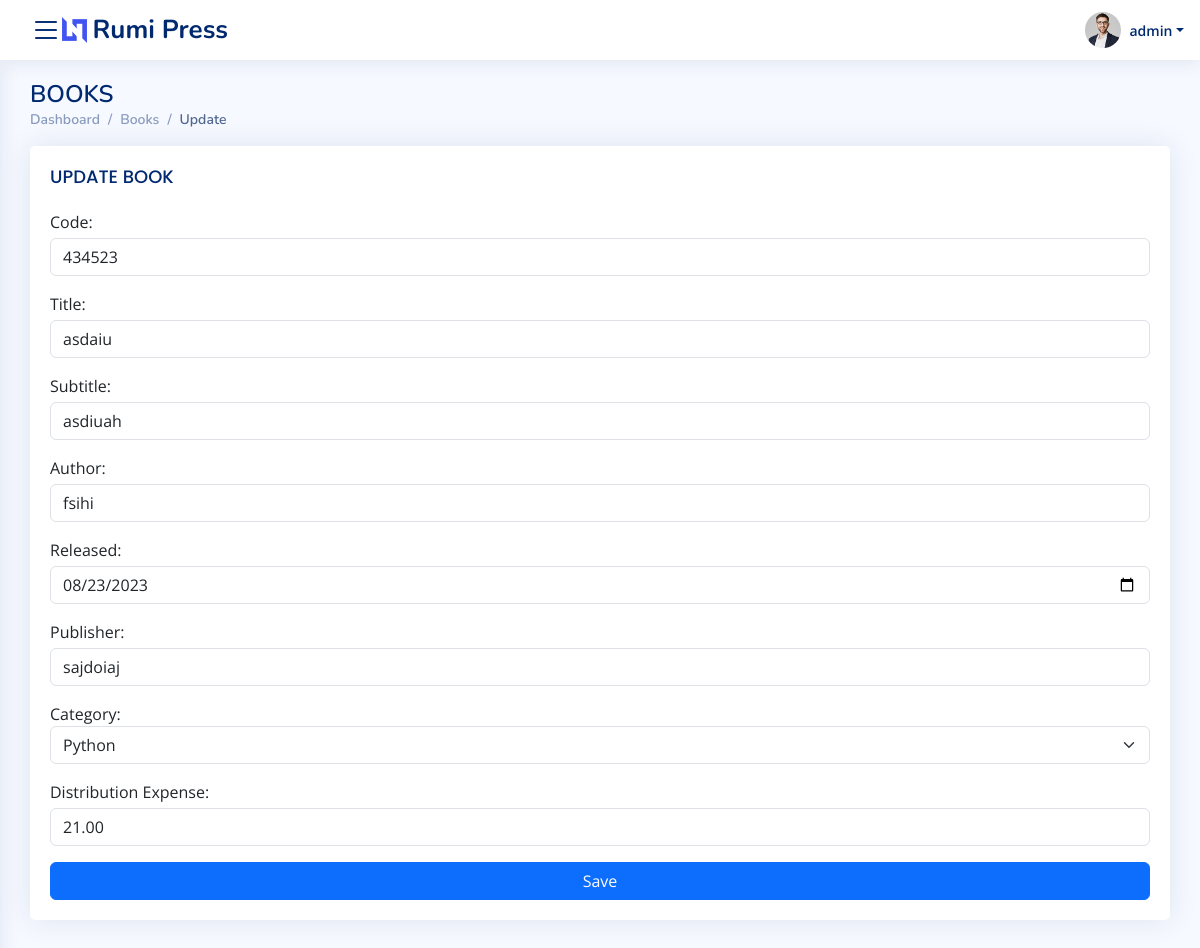
The app's page /books/2/update/ (signed in), older data.
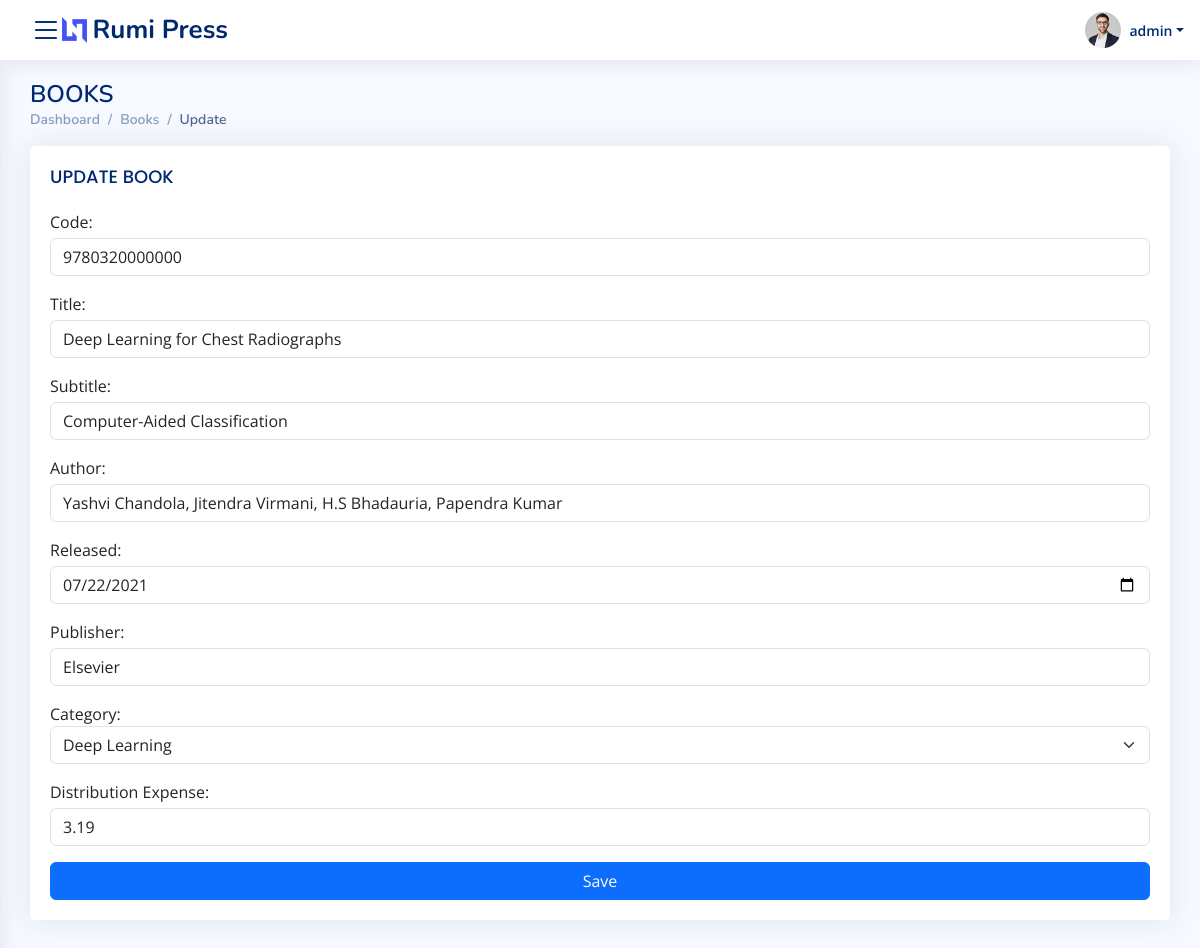
The same page, newer data.
### tracker/models.py (models this page shows)
class Books(models.Model):
    book_code=models.IntegerField()
    title=models.CharField(max_length=255)
    subtitle=models.CharField(max_length=255, null=True)
    author=models.CharField(max_length=255)
    publishing_date=models.DateField()
    publisher=models.CharField(max_length=255)
    category=models.ForeignKey(Categories, on_delete=models.CASCADE)
    user=models.ForeignKey(User, on_delete=models.CASCADE, related_name='user_reg')
    date=models.DateField(auto_now=True)
    distribution_expense=models.DecimalField(max_digits=6, decimal_places=2)
    active=models.BooleanField(default=True)

### tracker/views.py (the view, shortened to what this page needs)
# urls.py: path('books/<int:pk>/update/', views.update_book, name='update_book'),
@login_required
def update_book(request, pk):
    books=Books.objects.filter(pk=pk, active=True).all().values()
    if request.method=='GET':
        return render(request, 'books/books_update.html',{'books':books,'categories':categories})

### templates/books/books_update.html (shortened to what the changed rows need)
{% extends 'base.html'%}
{% block content %}
<main id="main" class="main">
    <div class="pagetitle">
      <h1>BOOKS</h1>
    </div>
    <section class="section">
    <div class="row">
        <div class="col-lg-12">
          <div class="card">
            <div class="card-body">
                <form method="post">
                    {%if form %}
                    <div class="mb-3">
                        <label for="code">Code:</label>
                        <input type="number" step="1" name="code" id="code" value='{{form.code}}' class="form-control mt-1" placeholder="Code No" onkeypress='return validateKeypress(/[ 0-9]/g)' required>
                    </div>
                    <div class="mb-3">
                        <label for="title">Title:</label>
                        <input type="search" name="title" id="title" value='{{form.title}}' class="form-control mt-1" placeholder="Title" onkeypress='return validateKeypress(/[ a-zA-Z0-9ñÑáéíóúÁÉÍÓÚüÜ.!()+=&-]/g)' required>
                    </div>
                    <div class="mb-3">
                        <label for="subtitle">Subtitle:</label>
                        <input type="search" name="subtitle" id="subtitle" value='{{form.subtitle}}' class="form-control mt-1" placeholder="Subtitle" onkeypress='return validateKeypress(/[ a-zA-Z0-9ñÑáéíóúÁÉÍÓÚüÜ.!()+=&-]/g)' required>
                    </div>
                    <div class="mb-3">
                        <label for="author">Author:</label>
                        <input type="search" name="author" id="author" value='{{form.author}}' class="form-control mt-1" placeholder="Author" onkeypress='return validateKeypress(/[ a-zA-Z0-9ñÑáéíóúÁÉÍÓÚüÜ.!()+=&-]/g)' required>
                    </div>
                    <div class="mb-3">
                        <label for="released">Released:</label>
                        <input type="date" name="released" id="released" value='{{form.released}}' class="form-control mt-1" required>
                    </div>
                    <div class="mb-3">
                        <label for="publisher">Publisher:</label>
                        <input type="search" name="publisher" id="publisher" value='{{form.publisher}}' class="form-control mt-1" placeholder="Publisher" onkeypress='return validateKeypress(/[ a-zA-Z0-9ñÑáéíóúÁÉÍÓÚüÜ.!()+=&-]/g)' required>
                    </div>
                    <div class="mb-3">
                        <label for="">Category:</label>
                        <select name="category" id="category" class="form-select" required>
                            <option value="">-- SELECT CATEGORY --</option>
                            {% for category in categories %}
                                <option value="{{category.id}}"
                                {% if category.id|slugify == form.category|slugify %} selected {% endif %}>
                                    {{category.category}}
                                </option>
                            {% endfor %}
                        </select>
                    </div>
                    <div class="mb-3">
                        <label for="expense">Distribution Expense:</label>
                        <input type="number" name="expense" id="expense" value='{{form.expense}}' class="form-control mt-1" placeholder="Distribution Expense" onkeypress='return validateKeypress(/[ 0-9.]/g)' required>
                    </div>
                    {% else %}
                        {% for book in books %}
                            <div class="mb-3">
                                <label for="code">Code:</label>
                                <input type="number" step="1" name="code" id="code" value='{{book.book_code}}' class="form-control mt-1" placeholder="Code No" onkeypress='return validateKeypress(/[ 0-9]/g)' required>
                            </div>
                            <div class="mb-3">
                                <label for="title">Title:</label>
                                <input type="search" name="title" id="title" value='{{book.title}}' class="form-control mt-1" placeholder="Title" onkeypress='return validateKeypress(/[ a-zA-Z0-9ñÑáéíóúÁÉÍÓÚüÜ.!()+=&-]/g)' required>
                            </div>
                            <div class="mb-3">
                                <label for="subtitle">Subtitle:</label>
                                <input type="search" name="subtitle" id="subtitle" value='{{book.subtitle}}' class="form-control mt-1" placeholder="Subtitle" onkeypress='return validateKeypress(/[ a-zA-Z0-9ñÑáéíóúÁÉÍÓÚüÜ.!()+=&-]/g)'>
                            </div>
                            <div class="mb-3">
                                <label for="author">Author:</label>
                                <input type="search" name="author" id="author" value='{{book.author}}' class="form-control mt-1" placeholder="Author" onkeypress='return validateKeypress(/[ a-zA-Z0-9ñÑáéíóúÁÉÍÓÚüÜ.!()+=&-]/g)' required>
                            </div>
                            <div class="mb-3">
                                <label for="released">Released:</label>
                                <input type="date" name="released" id="released" value="{{book.publishing_date | date:'Y-m-d'}}" class="form-control mt-1" required>
                            </div>
                            <div class="mb-3">
                                <label for="publisher">Publisher:</label>
                                <input type="search" name="publisher" id="publisher" value='{{book.publisher}}' class="form-control mt-1" placeholder="Publisher" onkeypress='return validateKeypress(/[ a-zA-Z0-9ñÑáéíóúÁÉÍÓÚüÜ.!()+=&-]/g)' required>
                            </div>
                            <div class="mb-3">
                                <label for="">Category:</label>
                                <select name="category" id="category" class="form-select" required>
                                    {% for category in categories %}
                                        <option value="{{category.id}}"
                                        {% if category.id|slugify == book.category_id|slugify %} selected {% endif %}>
                                            {{category.category}}
                                        </option>
                                    {% endfor %}
                                </select>
                            </div>
                            <div class="mb-3">
                                <label for="expense">Distribution Expense:</label>
                                <input type="number" step="any" name="expense" id="expense" value='{{book.distribution_expense}}' class="form-control mt-1" placeholder="Distribution Expense" onkeypress='return validateKeypress(/[ 0-9.]/g)' required>
                            </div>
                            <button class="btn btn-primary col-12">Save</button>
                        {% endfor %}
                    {% endif %}
                </form>
            </div>
          </div>
        </div>
    </div>
</main>
{% endblock %}

Row changes from the older to the newer data that the page shows:
changed Books: code "434523" → "9780320000000"; title "asdaiu" → "Deep Learning for Chest Radiographs"; subtitle "asdiuah" → "Computer-Aided Classification"; author "fsihi" → "Yashvi Chandola, Jitendra Virmani, H.S Bhadauria, Papendra Kumar"; released "08/23/2023" → "07/22/2021"; publisher "sajdoiaj" → "Elsevier"; category "Python" → "Deep Learning"; expense "21.00" → "3.19"
